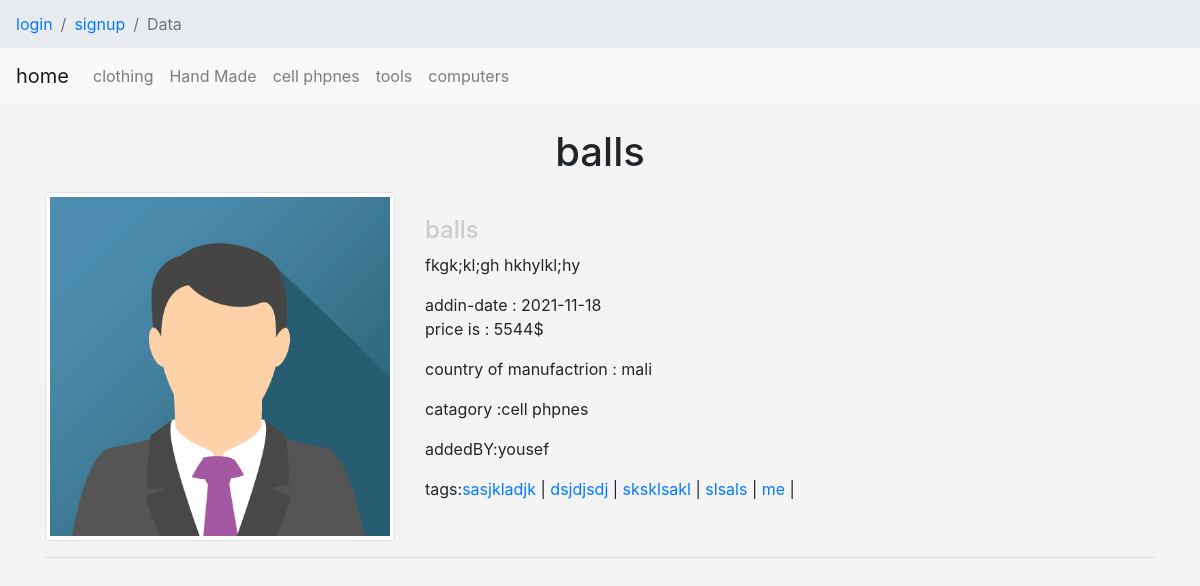
The app's page /items.php?id=44 with its own data.
### tables this page shows
CREATE TABLE `catagories` (
  `ID` int(11) NOT NULL,
  `NAME` varchar(255) NOT NULL,
  `DESCRIPTION` text NOT NULL,
  `ORDERING` int(11) NOT NULL,
  `VISIBLITY` tinyint(4) NOT NULL DEFAULT 0,
  `ALLOW_COMMENT` tinyint(4) NOT NULL DEFAULT 0,
  `ALLOW_ADS` tinyint(4) NOT NULL DEFAULT 0,
  `parent` int(11) NOT NULL
);

CREATE TABLE `item` (
  `itemid` int(11) NOT NULL,
  `name` varchar(255) NOT NULL,
  `des` text NOT NULL,
  `price` varchar(255) NOT NULL,
  `adddate` date NOT NULL,
  `country` varchar(255) NOT NULL,
  `image` varchar(255) NOT NULL,
  `status` varchar(255) NOT NULL,
  `rating` smallint(6) NOT NULL,
  `cat_id` int(11) NOT NULL,
  `USERID` int(11) NOT NULL,
  `approve` tinyint(4) NOT NULL DEFAULT 0,
  `tags` varchar(255) NOT NULL
);

CREATE TABLE `shop` (
  `userid` int(11) NOT NULL,
  `username` varchar(255) NOT NULL,
  `password` varchar(255) NOT NULL,
  `email` varchar(255) NOT NULL,
  `fullname` varchar(255) NOT NULL,
  `groupid` int(11) NOT NULL DEFAULT 0,
  `truststatus` int(11) NOT NULL DEFAULT 0,
  `regstatus` int(11) NOT NULL DEFAULT 0,
  `date` datetime DEFAULT NULL
);

### init.php (called while the page is built, shortened)
<?php
include "includes/functions/functions.php";
include 'includes/language/english.php';
include "includes/templates/header.php";
?>

### includes/language/english.php (called while the page is built)
<?php
function lang($pharse) {
static $arr = array(
    'home' => 'home',
    'catg' => 'catgeories',
    'items' => 'members',
    'logs' => 'logs',
    'staticas' => 'statics'
);
return $arr[$pharse];
}

### includes/functions/functions.php (called while the page is built, shortened)
<?php
function cat($where = ''){
    global $db;
    $stmt = $db->prepare("SELECT * FROM `catagories` $where ORDER BY ID DESC");
    $stmt->execute();
    $row = $stmt->fetchAll();
    return $row;
};
?>

### items.php (the view, shortened to what this page needs)
<?php
include 'init.php';
$userid = isset($_GET['id']) && is_numeric($_GET['id']) ?  intval($_GET['id']) :  "0";
$stmt = $db->prepare("SELECT item.*,catagories.NAME,shop.username FROM item INNER JOIN catagories ON item.cat_id = catagories.ID INNER JOIN shop ON shop.userid = item.USERID WHERE item.itemid = ? AND item.approve = 1");
$stmt->execute(array($userid));
$row = $stmt->fetch();
$count = $stmt->rowCount();
if($count > 0){
?>
<h1 class='text-center mb-3 mt-4'><?php echo $row['name'] ?></h1>
<div class="container">
    <div class="row">
        <div class="col-md-4">
            <img src='img_avatar.png ' class='img-thumbnail center-block' style='max-width:100%' />
        </div>
        <div class="col-md-8 mt-4">
            <h4><?php echo $row['name']  ?></h4>
            <p><?php echo $row['des']  ?> </p>
            <span>addin-date : <?php echo $row['adddate']  ?> </span>
            <p>price is : <?php echo $row['price'] ?>$</p>
            <p>country of manufactrion : <?php echo $row['country']  ?></p>
            <p> catagory  :<?php echo $row['NAME'] ?> </p>
            <p> addedBY:<?php echo $row['username'] ?> </p>
            <p>tags:<?php
            $alltags = explode(",",$row['tags']);
            foreach($alltags as $tag){
                $replacedtag = str_replace(" ","",$tag);
                echo "<a href='tags.php?name=". $replacedtag ."'>" . $tag . "</a>" . " | ";
            }
            ?> </p>
        </div>
    </div>
    <hr />
</div>
<?php
}else{
    echo "<div class='alert alert-danger'>item not approved yet</div>";
}
?>
<?php
include "includes/templates/footer.php";
?>

### includes/templates/header.php (shortened to what this page needs)
<!DOCTYPE html>
<html>
<head>
<link rel="stylesheet" href="https://use.fontawesome.com/releases/v5.0.13/css/all.css"
>
  <link rel="stylesheet" href="https://stackpath.bootstrapcdn.com/bootstrap/4.1.1/css/bootstrap.min.css"
>
  <link rel="stylesheet" href="layout/css/style.css" type='text/css'/>
</head>
<body>
<?php
if(!isset($_SESSION['name'])){
?>
<nav aria-label="breadcrumb">
  <ol class="breadcrumb">
    <li class="breadcrumb-item"><a href="login.php">login</a></li>
    <li class="breadcrumb-item signup3"><a href="login.php">signup</a></li>
    <li class="breadcrumb-item active" aria-current="page">Data</li>
  </ol>
</nav>
<?php
}
?>
<nav class="navbar navbar-expand-lg navbar-light bg-light">
  <a class="navbar-brand" href="index.php"><?php echo lang('home') ?> </a>
  <div class="collapse navbar-collapse" id="navbarSupportedContent">
    <ul class="navbar-nav mr-auto">
      <?php
  foreach(cat('WHERE parent = 0') as $cat2 ){
    echo "<li class='nav-item'><a href='catagories.php?pageid=". $cat2['ID'] ."&pagename=". str_replace(" ","-",$cat2['NAME']) ."' class='nav-link'>" . $cat2['NAME'] . "</a></li>";
  }
  ?>
    </ul>
  </div>
</nav>

### layout/css/style.css (style rules this page uses)
h4 { color: #ccc; }
body { background-color: #f4f4f4; }
span { cursor: pointer; }
nav .breadcrumb { margin-bottom: 0; }

### records on screen
catagories: NAME "clothing"
catagories: NAME "Hand Made"
catagories: NAME "cell phpnes"
catagories: NAME "tools"
catagories: NAME "computers"
item: name "balls", des "fkgk;kl;gh hkhylkl;hy", adddate "2021-11-18", price "5544", country "mali", cat.NAME "cell phpnes", USERID.username "yousef", tags "sasjkladjk", tags "dsjdjsdj", tags "sksklsakl", tags "slsals", tags "me"

### other values on screen
lang('home') "home"
